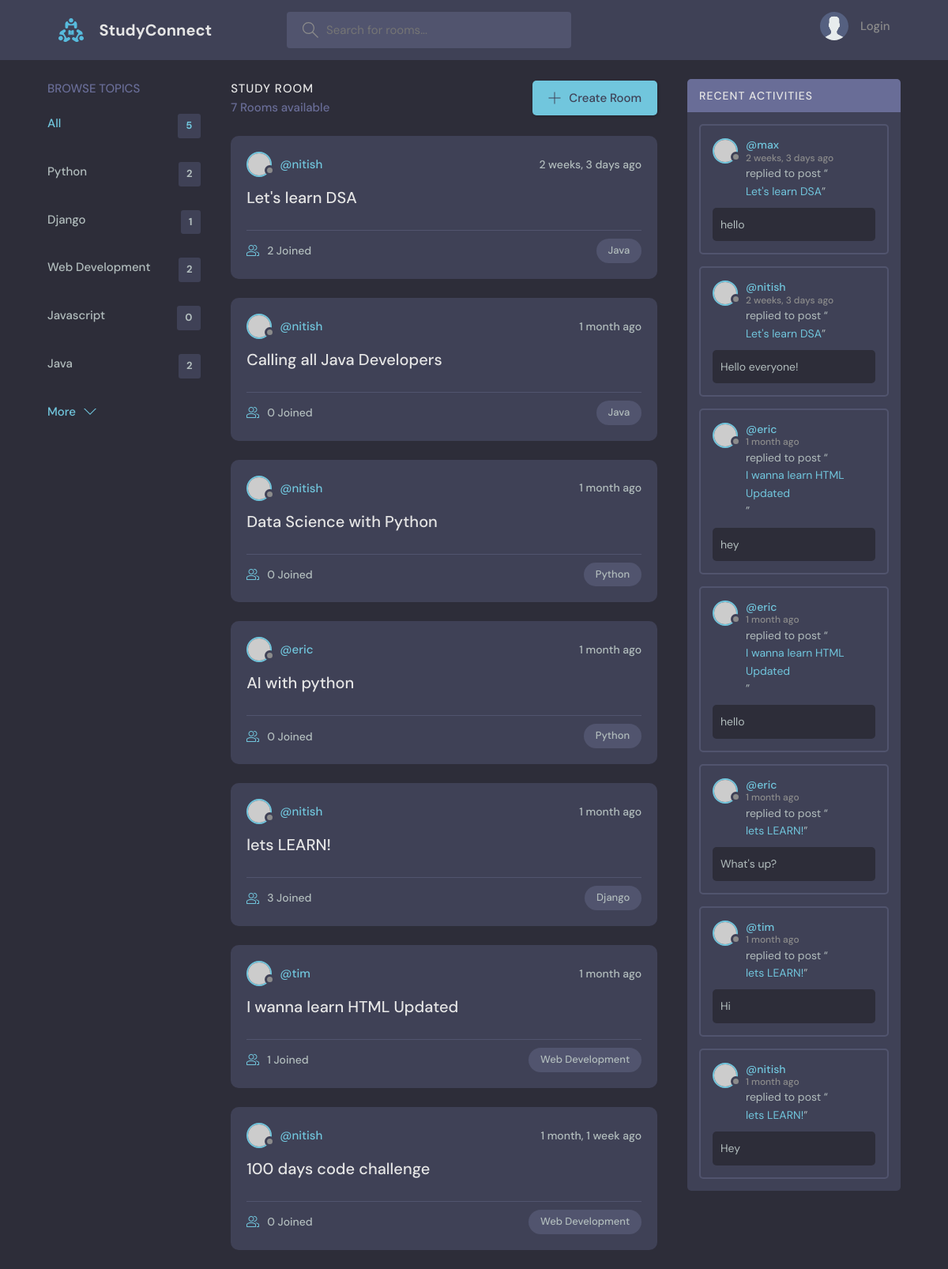
The page / on the database its author committed.
### base/models.py (models this page shows, shortened)
class Topic(models.Model):
    name = models.CharField(max_length=200)

class Room(models.Model):
    host = models.ForeignKey(User, on_delete=models.SET_NULL, null=True)
    topic = models.ForeignKey(Topic, on_delete=models.SET_NULL, null=True)
    name = models.CharField(max_length=200)
    description = models.TextField(null=True, blank=True)
    participants = models.ManyToManyField(User, related_name='participants', blank=True)
    updated = models.DateTimeField(auto_now=True)
    created = models.DateTimeField(auto_now_add=True)
    class Meta:
        ordering = ['-updated', '-created']
    def __str__(self):
        return self.name

class Message(models.Model):
    user = models.ForeignKey(User, on_delete=models.CASCADE)
    room = models.ForeignKey(Room, on_delete=models.CASCADE)
    body = models.TextField()
    updated = models.DateTimeField(auto_now=True)
    created = models.DateTimeField(auto_now_add=True)
    class Meta:
        ordering = ['-updated', '-created']

### base/views.py (the view)
# urls.py: path('', views.home, name="home"),
def home(request):
    q = request.GET.get('q') if request.GET.get('q') != None else ''
    rooms = Room.objects.filter(
        Q(topic__name__icontains= q) |
        Q(name__icontains=q) |
        Q(description__contains=q)
        )
    topics = Topic.objects.all()[0:5]
    room_count = rooms.count()
    room_messages = Message.objects.filter(Q(room__topic__name__icontains=q))
    context = {'rooms': rooms, 'topics': topics, 'room_count': room_count, 'room_messages': room_messages}
    return render(request, 'base/home.html', context)

### base/templates/base/home.html (shortened to what this page needs)
{% extends "main.html" %}
{% block content %}
    <main class="layout layout--3">
      <div class="container">
        {% include "base/topics_component.html" %}
        <div class="roomList">
          <div class="roomList__header">
            <div>
              <h2>Study Room</h2>
              <p>{{room_count}} Rooms available</p>
            </div>
            <a class="btn btn--main" href="{% url "create-room" %}">
              <svg version="1.1" xmlns="http://www.w3.org/2000/svg" width="32" height="32" viewBox="0 0 32 32">
                <title>add</title>
                <path
                  d="M16.943 0.943h-1.885v14.115h-14.115v1.885h14.115v14.115h1.885v-14.115h14.115v-1.885h-14.115v-14.115z"
                ></path>
              </svg>
              Create Room
            </a>
          </div>
          {% include "base/feed_component.html" %}
        </div>
         {% include "base/activity_component.html" %}
      </div>
    </main>
    {% endblock content %}

### base/templates/base/topics_component.html
<div class="topics">
    <div class="topics__header">
      <h2>Browse Topics</h2>
    </div>
    <ul class="topics__list">
      <li>
        <a href="{% url "home" %}" class="active">All <span>{{ topics.count }}</span></a>
      </li>
      {% for topic in topics %}
        <li>
            <a href="{% url 'home' %}?q={{topic.name}}">{{topic.name}} <span>{{topic.room_set.all.count}}</span></a>
        </li>
      {% endfor %}
    </ul>
    <a class="btn btn--link" href="{% url "topics" %}">
      More
      <svg version="1.1" xmlns="http://www.w3.org/2000/svg" width="32" height="32" viewBox="0 0 32 32">
        <title>chevron-down</title>
        <path d="M16 21l-13-13h-3l16 16 16-16h-3l-13 13z"></path>
      </svg>
    </a>
  </div>

### base/templates/base/feed_component.html (shortened to what this page needs)
{% for room in rooms %}
<div class="roomListRoom">
    <div class="roomListRoom__header">
      <a href="{% url "user-profile" room.host.id %}" class="roomListRoom__author">
        <div class="avatar avatar--small">
          <img src="https://randomuser.me/api/portraits/women/11.jpg" />
        </div>
        <span>@{{ room.host.username }}</span>
      </a>
      <div class="roomListRoom__actions">
        <span>{{ room.created | timesince }} ago</span>
      </div>
    </div>
    <div class="roomListRoom__content">
      <a href="{% url 'room' room.id %}">{{ room.name }}</a>
    </div>
    <div class="roomListRoom__meta">
      <a href="{% url 'room' room.id %}" class="roomListRoom__joined">
        {{ room.participants.all.count }} Joined
      </a>
      <p class="roomListRoom__topic">{{ room.topic.name }}</p>
    </div>
</div>
{% endfor %}

### base/templates/base/activity_component.html (shortened to what this page needs)
<div class="activities">
    <div class="activities__header">
      <h2>Recent Activities</h2>
    </div>
    {% for message in room_messages %}
    <div class="activities__box">
      <div class="activities__boxHeader roomListRoom__header">
        <a href="{% url "user-profile" message.user.id %}" class="roomListRoom__author">
          <div class="avatar avatar--small">
            <img src="https://randomuser.me/api/portraits/women/11.jpg" />
          </div>
          <p>
            @{{ message.user }}
            <span>{{message.created | timesince}} ago</span>
          </p>
        </a>
      </div>
      <div class="activities__boxContent">
        <p>replied to post “<a href="{% url "room" message.room.id %}">{{message.room}}</a>”</p>
        <div class="activities__boxRoomContent">
            {{ message.body }}
        </div>
      </div>
    </div>
    {% endfor %}
</div>

### rows shown on the page
Topic: name "Python", room_set.all.count "2"
Topic: name "Django", room_set.all.count "1"
Topic: name "Web Development", room_set.all.count "2"
Topic: name "Javascript", room_set.all.count "0"
Topic: name "Java", room_set.all.count "2"
Room: host.username "nitish", created "2 weeks, 3 days", name "Let's learn DSA", participants.all.count "2", topic.name "Java"
Room: host.username "nitish", created "1 month", name "Calling all Java Developers", participants.all.count "0", topic.name "Java"
Room: host.username "nitish", created "1 month", name "Data Science with Python", participants.all.count "0", topic.name "Python"
Room: host.username "eric", created "1 month", name "AI with python", participants.all.count "0", topic.name "Python"
Room: host.username "nitish", created "1 month", name "lets LEARN!", participants.all.count "3", topic.name "Django"
Room: host.username "tim", created "1 month", name "I wanna learn HTML Updated", participants.all.count "1", topic.name "Web Development"
Room: host.username "nitish", created "1 month, 1 week", name "100 days code challenge", participants.all.count "0", topic.name "Web Development"
Message: user "max", created "2 weeks, 3 days", room "Let's learn DSA", body "hello"
Message: user "nitish", created "2 weeks, 3 days", room "Let's learn DSA", body "Hello everyone!"
Message: user "eric", created "1 month", room "I wanna learn HTML Updated", body "hey"
Message: user "eric", created "1 month", room "I wanna learn HTML Updated", body "hello"
Message: user "eric", created "1 month", room "lets LEARN!", body "What's up?"
Message: user "tim", created "1 month", room "lets LEARN!", body "Hi"
Message: user "nitish", created "1 month", room "lets LEARN!", body "Hey"

### other values the page prints
{{ topics.count }} "5"
{{ room_count }} "7"
